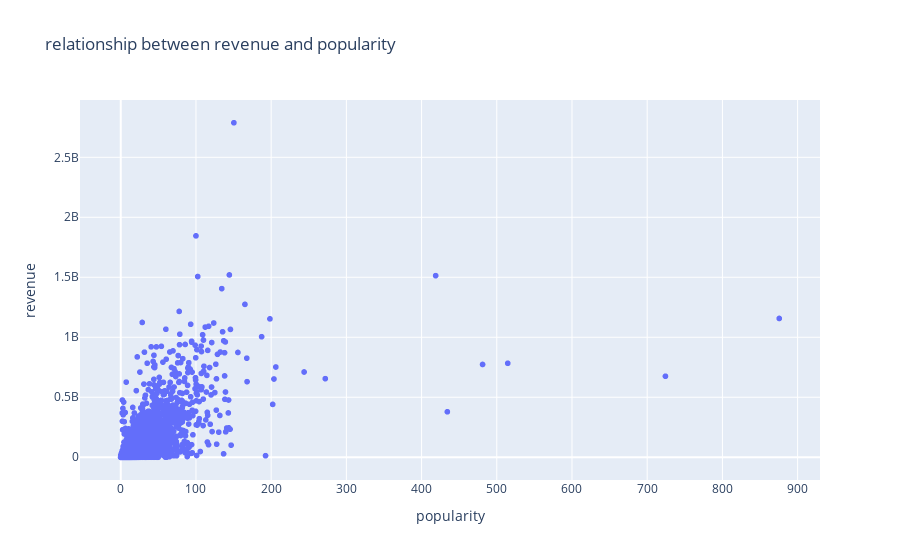

Notebook cell for this chart:
### Markdown cell above
## Q8: Use line chart to draw the relationship between revenue and popularity.
![p4.png](attachment:p4.png)

### Code cell
px.scatter(combined_df, x='popularity', y='revenue', title='relationship between revenue and popularity')

### Figure 1 — Plotly figure (JSON) as saved in the notebook; plotly's stock layout.template omitted (floating-point values rounded to 4 significant figures; data arrays with more than 128 entries replaced by an {"elided": "..."} marker saying what was removed)
{"data": [{"hovertemplate": "popularity=%{x}<br>revenue=%{y}<extra></extra>", "legendgroup": "", "marker": {"color": "#636efa", "symbol": "circle"}, "mode": "markers", "name": "", "showlegend": false, "type": "scattergl", "x": {"elided": "4809 float values"}, "xaxis": "x", "y": {"elided": "4809 int values"}, "yaxis": "y"}], "layout": {"legend": {"tracegroupgap": 0}, "title": {"text": "relationship between revenue and popularity"}, "xaxis": {"anchor": "y", "domain": [0, 1], "title": {"text": "popularity"}}, "yaxis": {"anchor": "x", "domain": [0, 1], "title": {"text": "revenue"}}}}
